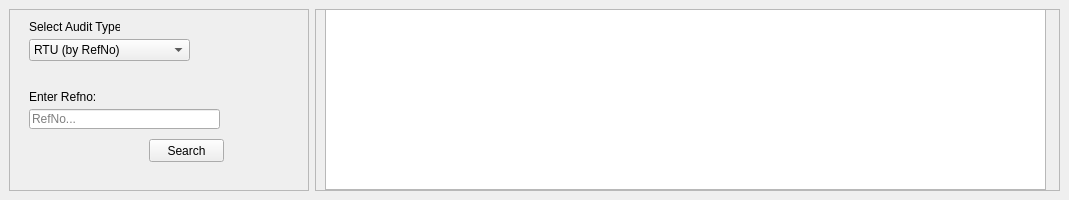
               <widget class="QWidget" name="auditPage">
                <property name="styleSheet">
                 <string notr="true">QMessageBox{
	background-color: #343b47;
	color: white;
	borer-radius: 3px;
}</string>
                </property>
                <widget class="QFrame" name="frame_17">
                 <property name="geometry">
                  <rect>
                   <x>9</x>
                   <y>9</y>
                   <width>300</width>
                   <height>182</height>
                  </rect>
                 </property>
                 <property name="sizePolicy">
                  <sizepolicy hsizetype="Fixed" vsizetype="Preferred">
                   <horstretch>0</horstretch>
                   <verstretch>0</verstretch>
                  </sizepolicy>
                 </property>
                 <property name="minimumSize">
                  <size>
                   <width>300</width>
                   <height>0</height>
                  </size>
                 </property>
                 <property name="frameShape">
                  <enum>QFrame::StyledPanel</enum>
                 </property>
                 <property name="frameShadow">
                  <enum>QFrame::Raised</enum>
                 </property>
                 <widget class="QComboBox" name="auditTypeCombo">
                  <property name="geometry">
                   <rect>
                    <x>20</x>
                    <y>30</y>
                    <width>161</width>
                    <height>22</height>
                   </rect>
                  </property>
                  <item>
                   <property name="text">
                    <string>RTU (by RefNo)</string>
                   </property>
                  </item>
                  <item>
                   <property name="text">
                    <string>RTU (by SerialNo)</string>
                   </property>
                  </item>
                  <item>
                   <property name="text">
                    <string>User</string>
                   </property>
                  </item>
                  <item>
                   <property name="text">
                    <string>Branch</string>
                   </property>
                  </item>
                  <item>
                   <property name="text">
                    <string>Customer</string>
                   </property>
                  </item>
                 </widget>
                 <widget class="QLabel" name="label_22">
                  <property name="geometry">
                   <rect>
                    <x>20</x>
                    <y>10</y>
                    <width>91</width>
                    <height>16</height>
                   </rect>
                  </property>
                  <property name="text">
                   <string>Select Audit Type</string>
                  </property>
                 </widget>
                 <widget class="QLabel" name="auditTypeLabel">
                  <property name="geometry">
                   <rect>
                    <x>20</x>
                    <y>80</y>
                    <width>131</width>
                    <height>16</height>
                   </rect>
                  </property>
                  <property name="text">
                   <string>Enter Refno: </string>
                  </property>
                 </widget>
                 <widget class="QPushButton" name="auditSearchBtn">
                  <property name="geometry">
                   <rect>
                    <x>140</x>
                    <y>130</y>
                    <width>75</width>
                    <height>23</height>
                   </rect>
                  </property>
                  <property name="text">
                   <string>Search</string>
                  </property>
                 </widget>
                 <widget class="QLineEdit" name="auditSearchBox">
                  <property name="geometry">
                   <rect>
                    <x>20</x>
                    <y>100</y>
                    <width>191</width>
                    <height>20</height>
                   </rect>
                  </property>
                  <property name="placeholderText">
                   <string>RefNo...</string>
                  </property>
                 </widget>
                </widget>
                <widget class="QFrame" name="auditResultsFrame">
                 <property name="geometry">
                  <rect>
                   <x>315</x>
                   <y>9</y>
                   <width>745</width>
                   <height>182</height>
                  </rect>
                 </property>
                 <property name="frameShape">
                  <enum>QFrame::StyledPanel</enum>
                 </property>
                 <property name="frameShadow">
                  <enum>QFrame::Raised</enum>
                 </property>
                 <widget class="QTableWidget" name="auditResultsTable">
                  <property name="geometry">
                   <rect>
                    <x>10</x>
                    <y>0</y>
                    <width>721</width>
                    <height>181</height>
                   </rect>
                  </property>
                 </widget>
                </widget>
               </widget>
